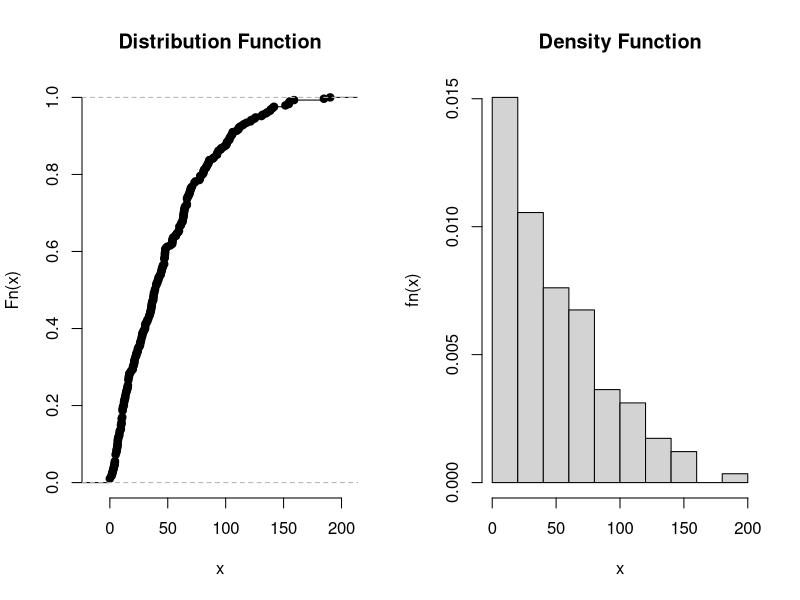

R code for this plot:
sunspot.year
write.csv2(sunspot.year, file="data.csv", row.names=T)

n1=sample(1:289, 50, replace=FALSE)
n2=sample(1:289, 20, replace=FALSE)

N1=double(50)
N2=double(20)

for (i in 1:50)
{
N1[i]=sunspot.year[n1[i]]
}

for (i in 1:20)
{
N2[i]=sunspot.year[n2[i]]
}

N1=sort(N1)
N2=sort(N2)
SS=sort(sunspot.year)

d=ceiling((max(sunspot.year)-min(sunspot.year))/10)
A=integer(10)
D=double(10)
D[1]=d-0.5
for(i in 2:10)
{ D[i]=D[i-1]+d }

Y=double(10)
Y[1]=0
for (i in 2:10) {Y[i]=D[i-1]}

B=paste(Y,D,sep="-")

for(i in 1:289) { if (sunspot.year[i]<D[1]) {A[1]=A[1]+1}
else if (sunspot.year[i]<D[2]) {A[2]=A[2]+1}
else if (sunspot.year[i]<D[3]) {A[3]=A[3]+1}
else if (sunspot.year[i]<D[4]) {A[4]=A[4]+1}
else if (sunspot.year[i]<D[5]) {A[5]=A[5]+1}
else if (sunspot.year[i]<D[6]) {A[6]=A[6]+1}
else if (sunspot.year[i]<D[7]) {A[7]=A[7]+1}
else if (sunspot.year[i]<D[8]) {A[8]=A[8]+1}
else if (sunspot.year[i]<D[9]) {A[9]=A[9]+1}
else if (sunspot.year[i]<D[10]) {A[10]=A[10]+1} 
}

names(A)=B
A

#функция распределения
Fun <- function(arg1) {
n=double(1)
for (i in 1:289) 
{ if (sunspot.year[i]<=arg1) {n=n+1} }
return (n/289)}
Fn=ecdf(sunspot.year)

#плотность
Fun1 <- function(arg1) {
n=double(1)
if (arg1<D[1]) {n=A[1]/289}
else if (arg1<D[2]) {n=A[2]/289}
else if (arg1<D[3]) {n=A[3]/289}
else if (arg1<D[4]) {n=A[4]/289}
else if (arg1<D[5]) {n=A[5]/289}
else if (arg1<D[6]) {n=A[6]/289}
else if (arg1<D[7]) {n=A[7]/289}
else if (arg1<D[8]) {n=A[8]/289}
else if (arg1<D[9]) {n=A[9]/289}
else if (arg1<D[10]) {n=A[10]/289}
n=n/d
return (n) } 

split.screen(c(1,2))
screen(1)
plot(Fn, xlab="x", ylab="Fn(x)", main="Distribution Function", frame=FALSE)
screen(2)
hist(sunspot.year, breaks=10,freq=FALSE, main="Density Function", xlab="x", ylab="fn(x)", plot=TRUE, labels=FALSE)


#мат ожидание
M1=sum(N1)/50
M2=sum(N2)/20
M=sum(SS)/289

#смещенная дисперсия
d1=double(50)
d2=double(20)
d=double(289)
for (i in 1:50)
{
d1[i]=(N1[i]-M1)^2
}
for (i in 1:20)
{
d2[i]=(N2[i]-M2)^2
}
for (i in 1:289)
{
d[i]=(SS[i]-M)^2
}
D1=sum(d1)/50
D2=sum(d2)/20
D=sum(d)/289

#несмещенная дисперсия
D01=sum(d1)/49
D02=sum(d2)/19
D0=sum(d)/289

#отклонение
S1=sqrt(D1)
S2=sqrt(D2)
S=sqrt(D)
S01=sqrt(D01)
S02=sqrt(D02)
S0=sqrt(D0)

#асимметрия
Me1=(N1[25]+N1[26])/2
Me2=(N2[10]+N2[11])/2
Me=SS[145]
Sk1=(M1-Me1)/S1
Sk2=(M2-Me2)/S2
Sk=(M-Me)/S

#экцесс
s1=double(1)
s2=double(1)
s1=sum(d1^2)
s2=sum(d2^2)
s=double(1)
s=sum(d^2)
M41=s1/50
M42=s2/20
M4=s/289
G1=M41/(S01^4)
G2=M41/(S02^4)
G=M4/(S0^4)

#доверительная вероятность=0,9
#доверительный интервал для мат ожидания, alpha=0.9
z=1.645
E1=z*S/sqrt(50)
E1=paste(M1-E1, M1+E1, sep="; ")
E1
M
t=1.729
E2=t*S02/sqrt(20)
E2=paste(M2-E2, M2+E2, sep="; ")
E2
M

#доверительный интервал дисперсии, alpha=0.1
xl=33.93
xr=66.339
E11=(49)*D01/xr
E12=(49)*D01/xl
E10=paste(E11, E12, sep="; ")
E10
D0
xl=10.118
xr=30.144
E21=(19)*D02/xr
E22=(19)*D02/xl
E20=paste(E21, E22, sep="; ")
E20
D0

e=0.001
n=(z*S0/e)^2
e=0.0001
n=(z*S0/e)^2


A

X=integer(10)
X[1]=9.5
for (i in 2:10)
{ X[i]=X[i-1]+20 }
F=A
FX=F*X
x=sum(FX)/sum(F)
l=1/x

#теоретическое
P=double(10)
P[1]=1-exp(-l*(X[1]+10))
for (i in 2:9)
{ P[i]=exp(-l*(X[i]-10))-exp(-l*(X[i]+10)) }
P[10]=exp(-l*(X[10]+10))
PN=double(10)
for (i in 1:10)
{ PN[i]=P[i]*sum(F) }
dif=double(10)
for (i in 1:10)
{ dif[i]=PN[i]-F[i] }
xi=double(10)
for (i in 1:10)
{ xi[i]=dif[i]^2/PN[i] }
Xi=sum(xi)
Xi
#alpha=0.05, df=8
XI=16.91898
if (Xi<XI) {print("exp")} else {print("not exp")}

N1
f<- function(y) {return(1-exp(-y/x))}
f(N1)
fn=double(50)
for (i in 1:50)
{ fn[i]=i/50 }
fn
D=abs(fn-f(N1))
D
la=max(D)*sqrt(50)
la
laa=1.358
if (la<laa) {print("exp")} else {print("not exp")}


#Колмогоров-Смирнов
N1
N2
fn <- function (x) {k=double(1); for (i in 1:50) {if (x>=N1[i]) {k=k+1/50}}; return(k)}
gn <- function (x) {k=double(1); for (i in 1:20) {if (x>=N2[i]) {k=k+1/20}}; return(k)}

Fn=double(20)
for (i in 1:20)
{
Fn[i]=i/20-fn(N2[i])
}
Fn

Gn=double(50)
for (i in 1:50)
{
Gn[i]=i/50-gn(N1[i])
}
Gn

D1=max(Fn)
D2=max(Gn)
D=max(D1,D2)
la=1.358
if (D<la) {print("the same")} else {print("not the same")}


#гипотеза о мат ожидании: =45
#нормальное распределение, а=0,001; 1-а=0,99; z-знач=2,33
Z=(M-45)*sqrt(289)/S0
Z
if (Z<2.33 && Z>=-2.33) {print ("yes")} else {print ("no")}


#гипотеза о величине дисперсии: =1600
#хи распределение а=0,1; 1-а=0,9; 319,16 и 257,7
Z=288*S0^2/1600
Z
if (Z<319.16 && Z>257.7) {print ("yes")} else {print ("no")}


#равенство мат ожиданий и дисперсий SS b N1
#мат ожидание, нормальное распределение, a=0.05; 1-a/2=0.975; z=1.96
Z=(M-M1)/sqrt(D0/289+D01/50)
Z
if (Z<1.96 && Z>=-1.96) {print ("yes")} else {print ("no")}

#дисперсии, критерий фишера,1,399
Z=D01/D0
Z
if (Z<1.399) {print ("yes")} else {print ("no")}

